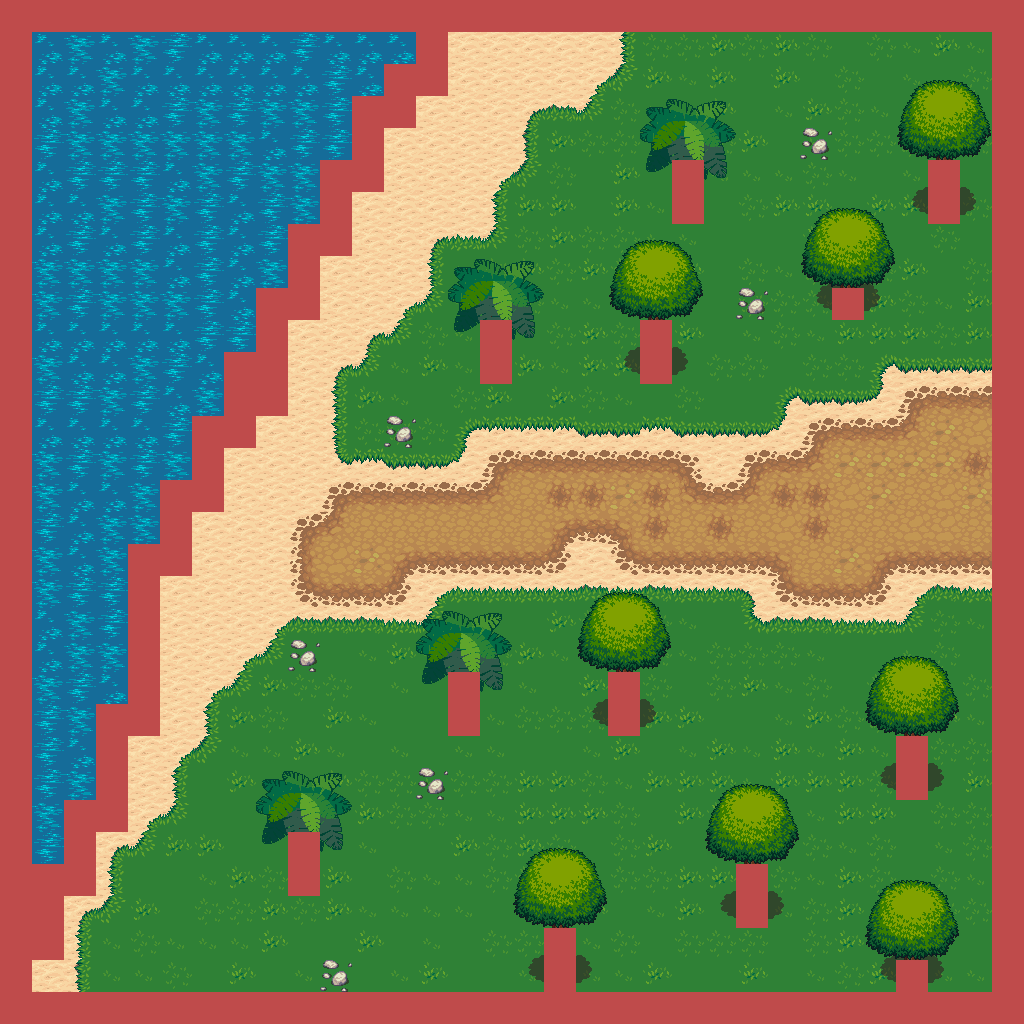

Tiled map render using the project's own tile images. Description and the map definition, with tile-layer contents summarised, below:
An orthogonal 32x32 tile map with 32x32 px tiles, 6 tile layers (Tile Layer 1, Tile Layer 2, Tile Layer 3, Tile Layer 4, ...), 3 tilesets.

<map version="1.0" tiledversion="1.1.5" orientation="orthogonal" renderorder="right-down" width="32" height="32" tilewidth="32" tileheight="32" infinite="0" nextobjectid="1">
 <tileset firstgid="1" source="../assets/Terrain.tsx" />
 <tileset firstgid="1025" source="../assets/plant repack.tsx" />
 <tileset firstgid="1194" source="../assets/castlefloors.tsx" />
 <layer name="Tile Layer 1" width="32" height="32">
  <data>[1024 cells, 900 non-empty, 3 distinct tile ids]</data>
 </layer>
 <layer name="Tile Layer 2" width="32" height="32">
  <data>[1024 cells, 755 non-empty, 4 distinct tile ids]</data>
 </layer>
 <layer name="Tile Layer 3" width="32" height="32">
  <data>[1024 cells, 650 non-empty, 35 distinct tile ids]</data>
 </layer>
 <layer name="Tile Layer 4" width="32" height="32">
  <data>[1024 cells, 52 non-empty, 7 distinct tile ids]</data>
 </layer>
 <layer name="Tile Layer 5" width="32" height="32">
  <data>[1024 cells, 108 non-empty, 18 distinct tile ids]</data>
 </layer>
 <layer name="Tile Layer 6" width="32" height="32">
  <data>[1024 cells, 194 non-empty, 2 distinct tile ids]</data>
 </layer>
</map>
